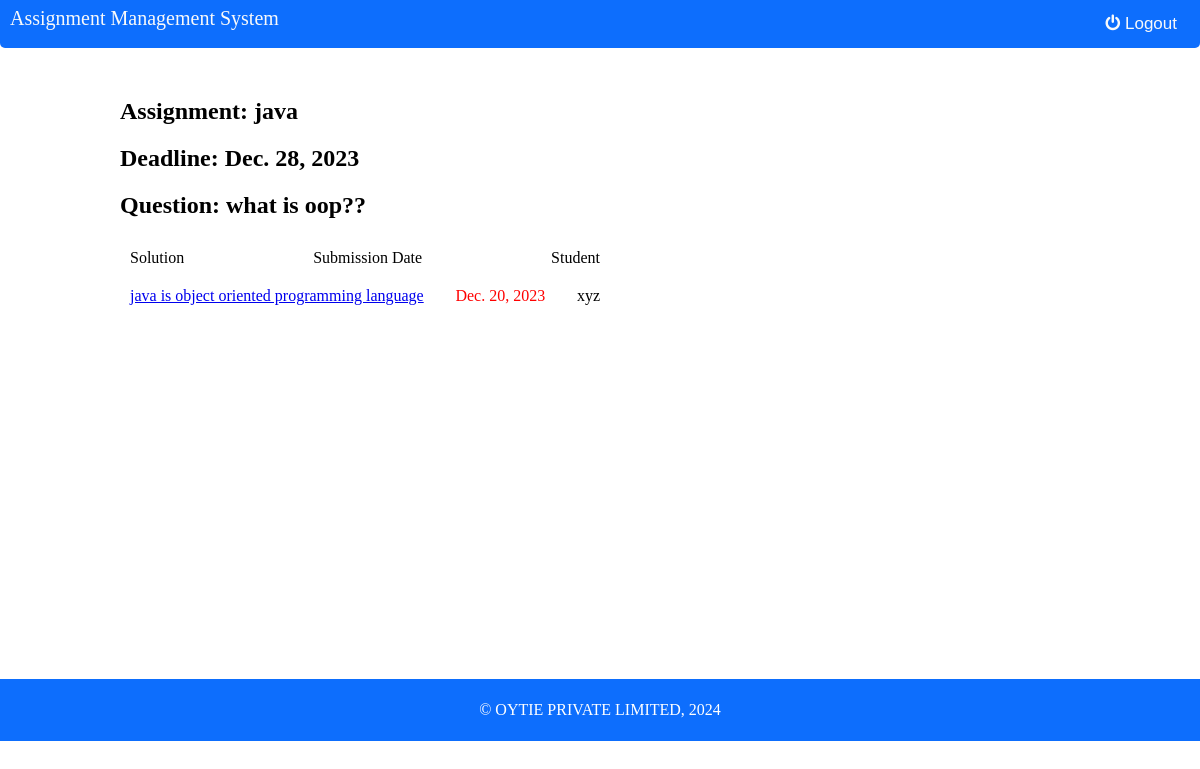
The app's page /assignment_response/1, older data.
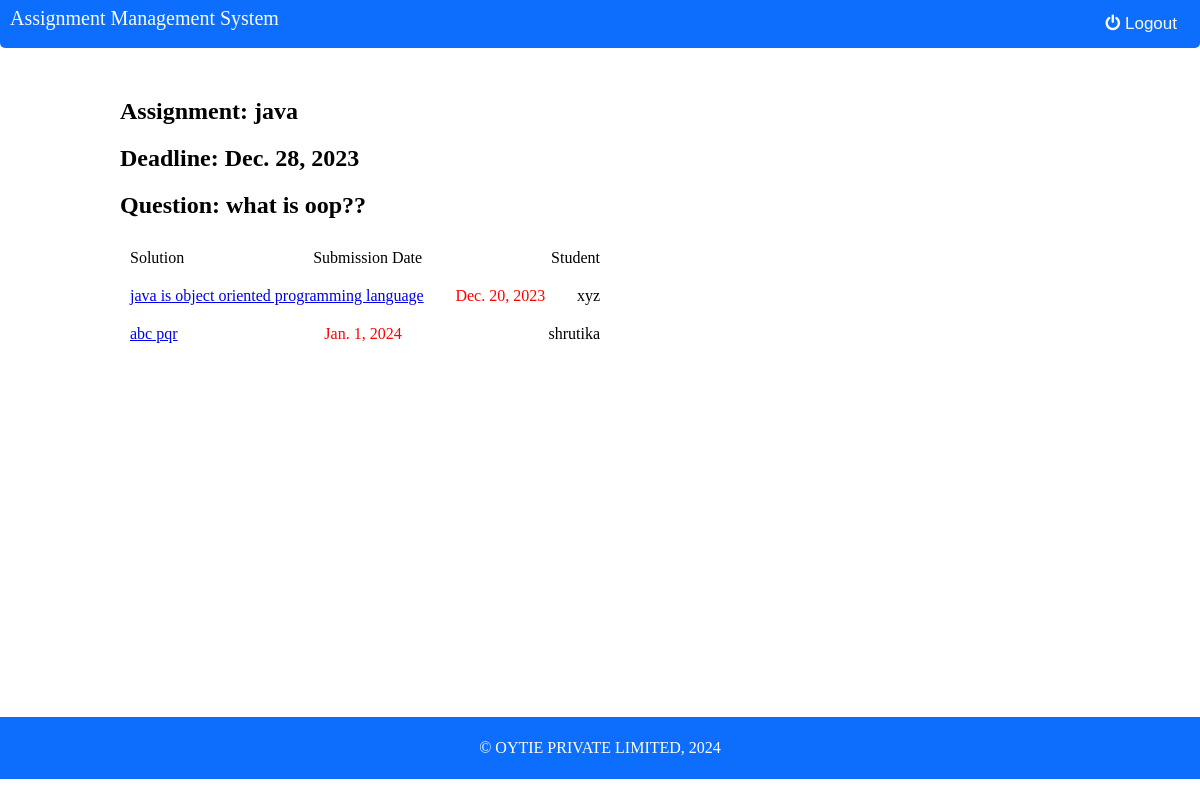
The same page, newer data.
### service/models.py (models this page shows)
class Assignment(models.Model):
    name=models.CharField(max_length=50)
    batch=models.ForeignKey("Batch", on_delete=models.CASCADE)
    teacher_id=models.ForeignKey("Teacher", on_delete=models.CASCADE)
    questions=models.TextField(max_length=200)
    deadline=models.DateField()

class Solution(models.Model):
    stud_id=models.ForeignKey("Student", on_delete=models.CASCADE)
    assign_id=models.ForeignKey("Assignment", on_delete=models.CASCADE)
    solution=models.TextField(max_length=500)
    points=models.CharField(max_length=20,null=True)
    comment=models.CharField(max_length=80,null=True)
    submission_date=models.DateField()

class Student(models.Model):
    name=models.CharField(max_length=20)
    username=models.CharField(max_length=50)
    address=models.CharField(max_length=80)
    phone=models.CharField(max_length=20)
    email=models.EmailField(max_length = 254)
    batch=models.ForeignKey("Batch", on_delete=models.CASCADE)
    password=models.CharField(max_length=20)

### assignment_management/views.py (the view)
# urls.py: path('assignment_response/<int:id>',views.assignment_response,name="assignment_response"),
def assignment_response(request,id):
    main_list=[]
    assignset=Assignment.objects.filter(id=id)
    for assign in assignset:
        data={"id":assign.id,"name":assign.name,"deadline":assign.deadline,"que":assign.questions}
    result=Solution.objects.filter(assign_id=id)
    for res in result:
        stud_id=res.stud_id
        stud_detail=Student.objects.filter(id=stud_id.id)
        for s in stud_detail:
            stud_name=s.name
        list=[stud_id.id,stud_name,res.solution,res.submission_date]
        main_list.append(list)
    data.update({"details":main_list})
    return render(request,'assignment_response.html',data)

### templates/assignment_response.html (shortened to what this page needs)
<!DOCTYPE html>
<html lang="en">
<head>
  <link rel="stylesheet" href="https://cdnjs.cloudflare.com/ajax/libs/font-awesome/4.7.0/css/font-awesome.min.css">
</head>
<body>
  <nav>
    <h1 id="header">Assignment Management System</h1>
    <div id="nav--right">
      <form action="{%url 'logout'%}">
        <li><button id="logout"><i class="fa fa-power-off"></i>Logout</button></li>
      </form>
    </div>
  </nav>
  <div class="container">
    <h1 >Assignment: {{name}}</h1>
    <h1>Deadline: {{deadline}}</h1>
    <h1>Question: {{que}}</h1>
    <ul>
      <li>
        <div class="sol">Solution</div>
        <div class="submission">Submission Date</div>
        <div class="stud">Student</div>
      </li>
      {% for x in details%}
      <li>
        <a href="/check/{{id}}/{{x.0}}">
          <div>{{x.2}}</div>
        </a>
        <div class="date">{{x.3}}</div>
        <div>{{x.1}}</div>
      </li>
      {% endfor %}
    </ul>
    <br>
    <br>
  </div>
  <footer class="footer">
    <p>&copy; OYTIE PRIVATE LIMITED, 2024</p>
  </footer>
</body>
</html>

### templates/assignment_response.html (style rules this page uses)
* { padding: 0; margin: 0; box-sizing: border-box; }
html, main { width: 100%; height: 100%; position: relative; }
nav { display: flex; justify-content: space-between; background-color: #0d6efd; color: #f8f9fa; width: 100%; height: 6vh; border-radius: 0 0 5px 5px; }
#nav--right { display: flex; align-items: center; gap: 20px; }
.container { width: 80%; margin: 50px auto; text-align: left; }
h1 { font-size: 24px; margin-bottom: 20px; }
#header { margin-left: 10px; margin-right: 10px; list-style: none; margin-top: 7px; font-size: 20px; font-weight: 500; }
ul { list-style: none; padding: 0; margin: 0; }
li { text-align: center; padding: 10px; display: flex; justify-content: space-between; padding-right: 50%; }
#logout { display: flex; color: #f8f9fa; padding: 5px; background-color: transparent; border: none; font-size: 17px; cursor: pointer; margin-right: 18px; }
#logout i { cursor: pointer; margin-right: 5px; }
.date { color: red; }
.footer { background: #0d6efd; width: 100%; padding: 22px 0; margin-top: 41vh; text-align: center; height: fit-content; color: #fff; }
.footer p { display: flex; justify-content: center; align-items: center; text-align: center; }

Row changes from the older to the newer data that the page shows:
added Solution: solution "abc pqr", submission_date "Jan. 1, 2024"
now on this page (row unchanged): Student: name "shrutika"
